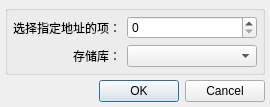
<?xml version="1.0" encoding="UTF-8"?>
<ui version="4.0">
 <class>GoToAddressDialog</class>
 <widget class="QDialog" name="GoToAddressDialog">
  <property name="geometry">
   <rect>
    <x>0</x>
    <y>0</y>
    <width>270</width>
    <height>104</height>
   </rect>
  </property>
  <property name="sizePolicy">
   <sizepolicy hsizetype="Preferred" vsizetype="Maximum">
    <horstretch>0</horstretch>
    <verstretch>0</verstretch>
   </sizepolicy>
  </property>
  <property name="windowTitle">
   <string>选择指定地址的项</string>
  </property>
  <property name="modal">
   <bool>false</bool>
  </property>
  <layout class="QVBoxLayout" name="verticalLayout">
   <property name="spacing">
    <number>5</number>
   </property>
   <property name="leftMargin">
    <number>5</number>
   </property>
   <property name="topMargin">
    <number>5</number>
   </property>
   <property name="rightMargin">
    <number>5</number>
   </property>
   <property name="bottomMargin">
    <number>5</number>
   </property>
   <item>
    <widget class="QGroupBox" name="groupBox">
     <property name="sizePolicy">
      <sizepolicy hsizetype="Preferred" vsizetype="Maximum">
       <horstretch>0</horstretch>
       <verstretch>0</verstretch>
      </sizepolicy>
     </property>
     <property name="title">
      <string/>
     </property>
     <layout class="QGridLayout" name="gridLayout">
      <property name="leftMargin">
       <number>5</number>
      </property>
      <property name="topMargin">
       <number>5</number>
      </property>
      <property name="rightMargin">
       <number>5</number>
      </property>
      <property name="bottomMargin">
       <number>5</number>
      </property>
      <item row="0" column="1">
       <widget class="HexSpinBox" name="hexSpinBox">
        <property name="sizePolicy">
         <sizepolicy hsizetype="Expanding" vsizetype="Fixed">
          <horstretch>0</horstretch>
          <verstretch>0</verstretch>
         </sizepolicy>
        </property>
       </widget>
      </item>
      <item row="0" column="0">
       <widget class="QLabel" name="hexLabel">
        <property name="text">
          <string>选择指定地址的项：</string>
         </property>
       </widget>
      </item>
      <item row="1" column="0">
       <widget class="QLabel" name="bankLabel">
        <property name="text">
          <string>存储库：</string>
         </property>
        <property name="alignment">
         <set>Qt::AlignmentFlag::AlignRight|Qt::AlignmentFlag::AlignTrailing|Qt::AlignmentFlag::AlignVCenter</set>
        </property>
       </widget>
      </item>
      <item row="1" column="1">
       <widget class="QComboBox" name="bankComboBox"/>
      </item>
     </layout>
    </widget>
   </item>
   <item>
    <widget class="QDialogButtonBox" name="buttonBox">
     <property name="orientation">
      <enum>Qt::Orientation::Horizontal</enum>
     </property>
     <property name="standardButtons">
      <set>QDialogButtonBox::StandardButton::Cancel|QDialogButtonBox::StandardButton::Ok</set>
     </property>
    </widget>
   </item>
  </layout>
 </widget>
 <customwidgets>
  <customwidget>
   <class>HexSpinBox</class>
   <extends>QSpinBox</extends>
   <header>hexspinbox.h</header>
  </customwidget>
 </customwidgets>
 <tabstops>
  <tabstop>buttonBox</tabstop>
 </tabstops>
 <resources/>
 <connections>
  <connection>
   <sender>buttonBox</sender>
   <signal>accepted()</signal>
   <receiver>GoToAddressDialog</receiver>
   <slot>accept()</slot>
   <hints>
    <hint type="sourcelabel">
     <x>182</x>
     <y>185</y>
    </hint>
    <hint type="destinationlabel">
     <x>157</x>
     <y>194</y>
    </hint>
   </hints>
  </connection>
  <connection>
   <sender>buttonBox</sender>
   <signal>rejected()</signal>
   <receiver>GoToAddressDialog</receiver>
   <slot>reject()</slot>
   <hints>
    <hint type="sourcelabel">
     <x>182</x>
     <y>185</y>
    </hint>
    <hint type="destinationlabel">
     <x>286</x>
     <y>194</y>
    </hint>
   </hints>
  </connection>
 </connections>
</ui>
